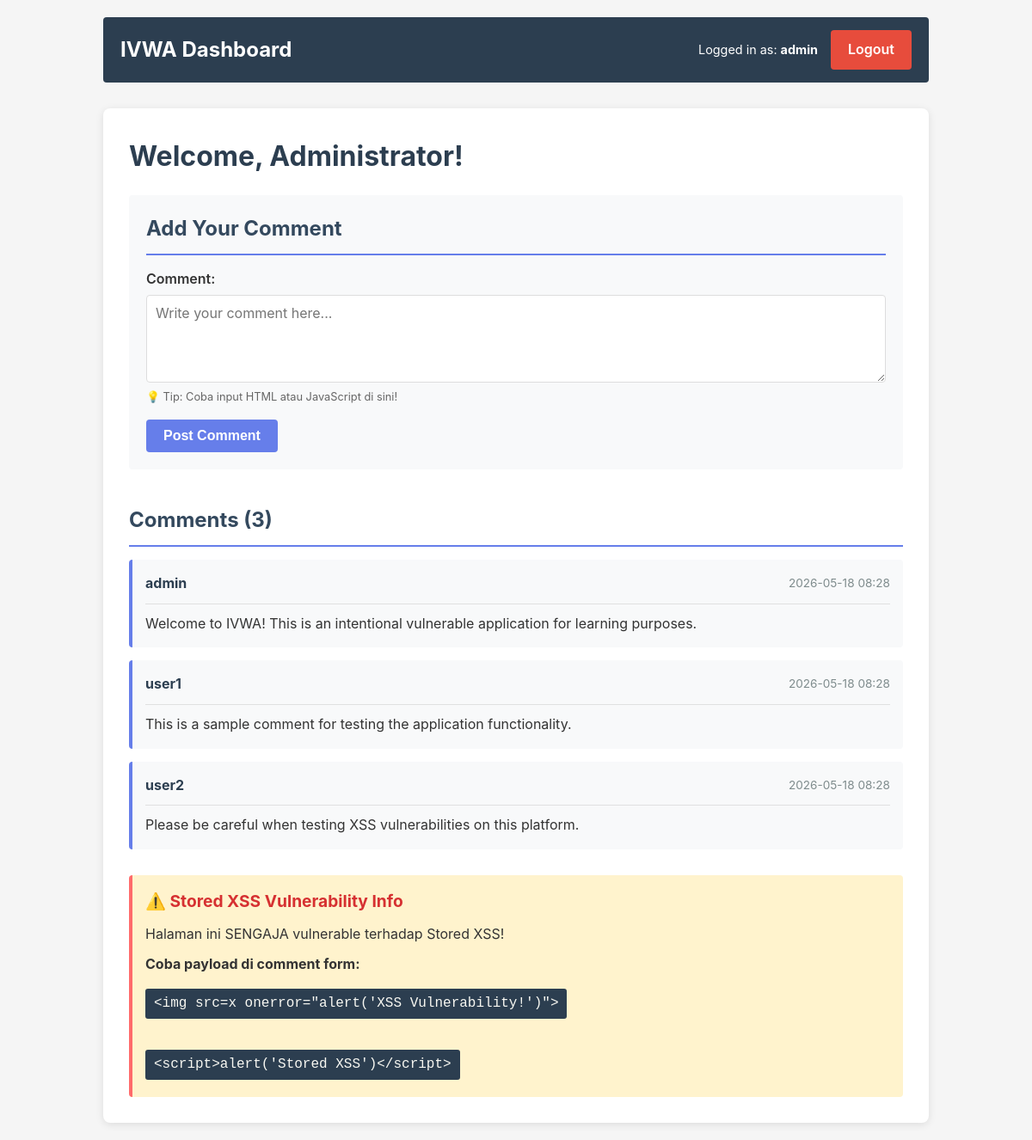
/dashboard.php (signed in), run on the app's committed database.
### tables this page shows
CREATE TABLE `comments` (
  `id` INT AUTO_INCREMENT PRIMARY KEY,
  `user_id` INT NOT NULL,
  `username` VARCHAR(50) NOT NULL,
  `comment_text` LONGTEXT NOT NULL,
  `created_at` TIMESTAMP DEFAULT CURRENT_TIMESTAMP,
  FOREIGN KEY (`user_id`) REFERENCES `users`(`id`) ON DELETE CASCADE
);

### dashboard.php (the view, shortened to what this page needs)
<?php
require_once 'config/db.php';
$comments_query = "SELECT * FROM comments ORDER BY created_at DESC";
$comments_result = $conn->query($comments_query);
?>
<!DOCTYPE html>
<html lang="id">
<head>
    <link rel="stylesheet" href="assets/style.css">
</head>
<body>
    <div class="container">
        <nav class="navbar">
            <div class="navbar-brand">IVWA Dashboard</div>
            <div class="navbar-user">
                <span>Logged in as: <strong><?php echo htmlspecialchars($_SESSION['username']); ?></strong></span>
                <a href="logout.php" class="btn btn-danger">Logout</a>
            </div>
        </nav>
        <div class="dashboard-content">
            <h1>Welcome, <?php echo htmlspecialchars($_SESSION['full_name']); ?>!</h1>
            <div class="comment-form">
                <h2>Add Your Comment</h2>
                <form method="POST" action="dashboard.php">
                    <div class="form-group">
                        <label for="comment_text">Comment:</label>
                        <textarea id="comment_text" name="comment_text" rows="4"
                                  placeholder="Write your comment here..." required></textarea>
                        <p style="font-size: 0.8em; color: #666;">
                            💡 Tip: Coba input HTML atau JavaScript di sini!
                        </p>
                    </div>
                    <button type="submit" class="btn btn-primary">Post Comment</button>
                </form>
            </div>
            <div class="comments-section">
                <h2>Comments (<?php echo $comments_result->num_rows; ?>)</h2>
                <?php while ($comment = $comments_result->fetch_assoc()): ?>
                    <div class="comment-item">
                        <div class="comment-header">
                            <strong><?php echo htmlspecialchars($comment['username']); ?></strong>
                            <span class="comment-date">
                                <?php echo date('Y-m-d H:i', strtotime($comment['created_at'])); ?>
                            </span>
                        </div>
                        <div class="comment-text">
                            <?php echo $comment['comment_text']; ?>
                        </div>
                    </div>
                <?php endwhile; ?>
            </div>
            <div class="vulnerability-info">
                <h3>⚠️ Stored XSS Vulnerability Info</h3>
                <p>Halaman ini SENGAJA vulnerable terhadap Stored XSS!</p>
                <p><strong>Coba payload di comment form:</strong></p>
                <code>&lt;img src=x onerror="alert('XSS Vulnerability!')"&gt;</code>
                <br><br>
                <code>&lt;script&gt;alert('Stored XSS')&lt;/script&gt;</code>
            </div>
        </div>
    </div>
</body>
</html>

### assets/style.css (style rules this page uses)
* { margin: 0; padding: 0; box-sizing: border-box; }
body { font-family: -apple-system, BlinkMacSystemFont, 'Segoe UI', Roboto, 'Helvetica Neue', Arial, sans-serif; background-color: #f5f5f5; color: #333; line-height: 1.6; }
.container { max-width: 1000px; margin: 0 auto; padding: 20px; }
.navbar { background: #2c3e50; color: white; padding: 15px 20px; display: flex; justify-content: space-between; align-items: center; border-radius: 4px; margin-bottom: 30px; }
.navbar-brand { font-size: 1.5em; font-weight: bold; }
.navbar-user { display: flex; gap: 15px; align-items: center; }
.navbar-user span { font-size: 0.9em; }
.form-group { margin-bottom: 15px; }
.form-group label { display: block; margin-bottom: 5px; font-weight: 600; color: #333; }
.form-group input, .form-group textarea, .form-group select { width: 100%; padding: 10px; border: 1px solid #ddd; border-radius: 4px; font-size: 1em; font-family: inherit; }
.form-group textarea { resize: vertical; min-height: 100px; }
.btn { display: inline-block; padding: 10px 20px; border: none; border-radius: 4px; cursor: pointer; font-size: 1em; text-decoration: none; text-align: center; transition: all 0.3s ease; font-weight: 600; }
.btn-primary { background-color: #667eea; color: white; }
.btn-danger { background-color: #e74c3c; color: white; }
.vulnerability-info { background: #fff3cd; border-left: 4px solid #ff6b6b; padding: 15px; margin-top: 30px; border-radius: 4px; }
.vulnerability-info h3 { color: #d63031; margin-bottom: 10px; }
.vulnerability-info code { background: #2c3e50; color: #f8f8f2; padding: 5px 10px; border-radius: 3px; font-family: 'Courier New', monospace; display: inline-block; margin: 5px 0; }
.dashboard-content { background: white; padding: 30px; border-radius: 8px; box-shadow: 0 2px 10px rgba(0,0,0,0.1); }
.dashboard-content h1 { color: #2c3e50; margin-bottom: 20px; }
.dashboard-content h2 { color: #34495e; margin-top: 30px; margin-bottom: 15px; border-bottom: 2px solid #667eea; padding-bottom: 10px; }
.comment-form { background: #f8f9fa; padding: 20px; border-radius: 4px; margin-bottom: 30px; }
.comment-form h2 { margin-top: 0; }
.comments-section { margin-top: 40px; }
.comment-item { background: #f8f9fa; padding: 15px; margin-bottom: 15px; border-radius: 4px; border-left: 4px solid #667eea; }
.comment-header { display: flex; justify-content: space-between; align-items: center; margin-bottom: 10px; border-bottom: 1px solid #e0e0e0; padding-bottom: 10px; }
.comment-header strong { color: #2c3e50; }
.comment-date { font-size: 0.85em; color: #7f8c8d; }
.comment-text { color: #333; line-height: 1.6; word-wrap: break-word; }
h1 { font-size: 2em; margin-bottom: 15px; }
h2 { font-size: 1.5em; margin-bottom: 15px; }
h3 { font-size: 1.2em; margin-bottom: 10px; }
p { margin-bottom: 10px; }
code { font-family: 'Courier New', monospace; background: #f5f5f5; padding: 2px 6px; border-radius: 3px; }
a { color: #667eea; text-decoration: none; }

### data on the page
comments: username "admin", created_at "2026-05-18 08:28", comment_text "Welcome to IVWA! This is an intentional vulnerable application for learning purposes."
comments: username "user1", created_at "2026-05-18 08:28", comment_text "This is a sample comment for testing the application functionality."
comments: username "user2", created_at "2026-05-18 08:28", comment_text "Please be careful when testing XSS vulnerabilities on this platform."

### other printed values
$_SESSION['username'] "admin"
$_SESSION['full_name'] "Administrator"
$comments_result->num_rows "3"
